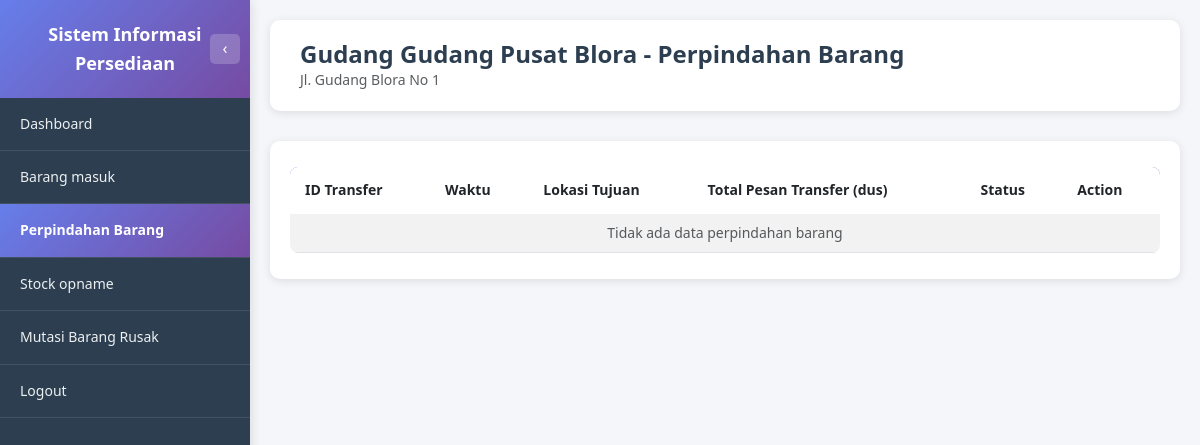
The app's page /gudang/perpindahan_barang.php (signed in) with its own data.
### tables this page shows
CREATE TABLE USERS (
         ID_USERS               VARCHAR(8) NOT NULL,
         KD_LOKASI              VARCHAR(8),
         NAMA                   VARCHAR(256),
         USERNAME               VARCHAR(256),
         PASSWORD               VARCHAR(256),
         STATUS                 ENUM('AKTIF', 'TIDAK AKTIF'),
         PRIMARY KEY (ID_USERS)
      );

CREATE TABLE MASTER_LOKASI (
         KD_LOKASI            VARCHAR(8) NOT NULL,
         NAMA_LOKASI          VARCHAR(256),
         TYPE_LOKASI          ENUM('gudang', 'toko'),
         ALAMAT_LOKASI        VARCHAR(256),
         MAX_STOCK_TOTAL      INT,
         SATUAN               ENUM('PIECES', 'DUS'),
         STATUS               ENUM('AKTIF', 'TIDAK AKTIF'),
         PRIMARY KEY (KD_LOKASI)
      );

### gudang/perpindahan_barang.php (the view, shortened to what this page needs)
<?php
require_once '../dbconnect.php';
$user_id = $_SESSION['user_id'];
$query_user = "SELECT u.ID_USERS, u.KD_LOKASI, ml.NAMA_LOKASI
               FROM USERS u
               LEFT JOIN MASTER_LOKASI ml ON u.KD_LOKASI = ml.KD_LOKASI
               WHERE u.ID_USERS = ?";
$stmt_user = $conn->prepare($query_user);
$stmt_user->bind_param("s", $user_id);
$stmt_user->execute();
$result_user = $stmt_user->get_result();
$user_data = $result_user->fetch_assoc();
$kd_lokasi = $user_data['KD_LOKASI'];
$nama_lokasi = $user_data['NAMA_LOKASI'] ?? 'Gudang';
$query_alamat = "SELECT ALAMAT_LOKASI FROM MASTER_LOKASI WHERE KD_LOKASI = ?";
$stmt_alamat = $conn->prepare($query_alamat);
$stmt_alamat->bind_param("s", $kd_lokasi);
$stmt_alamat->execute();
$result_alamat = $stmt_alamat->get_result();
$alamat_lokasi = $result_alamat->num_rows > 0 ? $result_alamat->fetch_assoc()['ALAMAT_LOKASI'] : '';
$query_transfer = "SELECT
    tb.ID_TRANSFER_BARANG,
    tb.WAKTU_PESAN_TRANSFER,
    tb.WAKTU_KIRIM_TRANSFER,
    tb.WAKTU_SELESAI_TRANSFER,
    tb.STATUS,
    tb.KD_LOKASI_TUJUAN,
    ml_tujuan.NAMA_LOKASI as NAMA_LOKASI_TUJUAN,
    ml_tujuan.ALAMAT_LOKASI as ALAMAT_LOKASI_TUJUAN,
    COALESCE(SUM(dtb.TOTAL_PESAN_TRANSFER_DUS), 0) as TOTAL_DIPESAN_DUS,
    COUNT(CASE WHEN dtb.STATUS = 'DIPESAN' THEN 1 END) as JUMLAH_DETAIL_DIPESAN,
    COUNT(CASE WHEN dtb.STATUS = 'TIDAK_DIKIRIM' THEN 1 END) as JUMLAH_DETAIL_TIDAK_DIKIRIM,
    COUNT(dtb.ID_DETAIL_TRANSFER_BARANG) as TOTAL_DETAIL
FROM TRANSFER_BARANG tb
LEFT JOIN MASTER_LOKASI ml_tujuan ON tb.KD_LOKASI_TUJUAN = ml_tujuan.KD_LOKASI
LEFT JOIN DETAIL_TRANSFER_BARANG dtb ON tb.ID_TRANSFER_BARANG = dtb.ID_TRANSFER_BARANG
WHERE tb.KD_LOKASI_ASAL = ? AND tb.STATUS IN ('DIPESAN', 'DIKIRIM', 'SELESAI')
GROUP BY tb.ID_TRANSFER_BARANG, tb.WAKTU_PESAN_TRANSFER, tb.WAKTU_KIRIM_TRANSFER, tb.WAKTU_SELESAI_TRANSFER, tb.STATUS, tb.KD_LOKASI_TUJUAN, ml_tujuan.NAMA_LOKASI, ml_tujuan.ALAMAT_LOKASI
ORDER BY
    CASE tb.STATUS
        WHEN 'DIPESAN' THEN 1
        WHEN 'DIKIRIM' THEN 2
        WHEN 'SELESAI' THEN 3
        ELSE 4
    END,
    CASE tb.STATUS
        WHEN 'DIPESAN' THEN tb.WAKTU_PESAN_TRANSFER
        WHEN 'DIKIRIM' THEN tb.WAKTU_KIRIM_TRANSFER
        ELSE NULL
    END ASC,
    CASE tb.STATUS
        WHEN 'SELESAI' THEN tb.WAKTU_SELESAI_TRANSFER
        ELSE NULL
    END DESC";
$stmt_transfer = $conn->prepare($query_transfer);
$stmt_transfer->bind_param("s", $kd_lokasi);
$stmt_transfer->execute();
$result_transfer = $stmt_transfer->get_result();
?>
<!DOCTYPE html>
<html lang="id">
<head>
    <link href="https://cdn.jsdelivr.net/npm/bootstrap@5.3.0/dist/css/bootstrap.min.css" rel="stylesheet">
    <link href="https://cdn.datatables.net/1.13.7/css/dataTables.bootstrap5.min.css" rel="stylesheet">
    <link href="https://cdn.jsdelivr.net/npm/sweetalert2@11/dist/sweetalert2.min.css" rel="stylesheet">
    <link href="../assets/css/style.css" rel="stylesheet">
</head>
<body class="dashboard-body">
    <?php include 'includes/sidebar.php'; ?>
    <div class="main-content">
        <div class="page-header">
            <h1 class="page-title">Gudang <?php echo htmlspecialchars($nama_lokasi); ?> - Perpindahan Barang</h1>
            <?php if (!empty($alamat_lokasi)): ?>
                <p class="text-muted mb-0"><?php echo htmlspecialchars($alamat_lokasi); ?></p>
            <?php endif; ?>
        </div>
        <div class="table-section">
            <div class="table-responsive">
                <table id="tablePerpindahan" class="table table-custom table-striped table-hover">
                    <thead>
                        <tr>
                            <th>ID Transfer</th>
                            <th>Waktu</th>
                            <th>Lokasi Tujuan</th>
                            <th>Total Pesan Transfer (dus)</th>
                            <th>Status</th>
                            <th>Action</th>
                        </tr>
                    </thead>
                    <tbody>
                        <?php if ($result_transfer && $result_transfer->num_rows > 0): ?>
                            <?php while ($row = $result_transfer->fetch_assoc()): ?>
                                <tr>
                                    <td><?php echo htmlspecialchars($row['ID_TRANSFER_BARANG']); ?></td>
                                    <td data-order="<?php
                                        $waktu_order = '';
                                        switch($row['STATUS']) {
                                            case 'DIPESAN':
                                                $waktu_order = !empty($row['WAKTU_PESAN_TRANSFER']) ? strtotime($row['WAKTU_PESAN_TRANSFER']) : 0;
                                                break;
                                            case 'DIKIRIM':
                                                $waktu_order = !empty($row['WAKTU_KIRIM_TRANSFER']) ? strtotime($row['WAKTU_KIRIM_TRANSFER']) : 0;
                                                break;
                                            case 'SELESAI':
                                                $waktu_order = !empty($row['WAKTU_SELESAI_TRANSFER']) ? -strtotime($row['WAKTU_SELESAI_TRANSFER']) : 0;
                                                break;
                                            default:
                                                $waktu_order = !empty($row['WAKTU_PESAN_TRANSFER']) ? strtotime($row['WAKTU_PESAN_TRANSFER']) : 0;
                                        }
                                        echo $waktu_order;
                                    ?>"><?php echo formatWaktuStack($row['WAKTU_PESAN_TRANSFER'], $row['WAKTU_KIRIM_TRANSFER'], $row['WAKTU_SELESAI_TRANSFER'], $row['STATUS']); ?></td>
                                    <td>
                                        <?php
                                        if (!empty($row['NAMA_LOKASI_TUJUAN'])) {
                                            $lokasi_text = $row['KD_LOKASI_TUJUAN'] . '-' . $row['NAMA_LOKASI_TUJUAN'];
                                            if (!empty($row['ALAMAT_LOKASI_TUJUAN'])) {
                                                $lokasi_text .= '-' . $row['ALAMAT_LOKASI_TUJUAN'];
                                            }
                                            echo htmlspecialchars($lokasi_text);
                                        } else {
                                            echo htmlspecialchars($row['KD_LOKASI_TUJUAN']);
                                        }
                                        ?>
                                    </td>
                                    <td><?php echo number_format($row['TOTAL_DIPESAN_DUS'], 0, ',', '.'); ?></td>
                                    <td data-order="<?php
                                        $status_text = '';
                                        $status_class = '';
                                        $status_order = 0;
                                        $total_detail = intval($row['TOTAL_DETAIL'] ?? 0);
                                        $jumlah_detail_tidak_dikirim = intval($row['JUMLAH_DETAIL_TIDAK_DIKIRIM'] ?? 0);
                                        $status_transfer = $row['STATUS'];
                                        if ($status_transfer == 'DIPESAN' && $total_detail > 0 && $jumlah_detail_tidak_dikirim == $total_detail) {
                                            $status_text = 'Tidak Dikirim';
                                            $status_class = 'secondary';
                                            $status_order = 4;
                                        } else {
                                            switch($status_transfer) {
                                                case 'DIPESAN':
                                                    $status_text = 'Dipesan';
                                                    $status_class = 'warning';
                                                    $status_order = 1;
                                                    break;
                                                case 'DIKIRIM':
                                                    $status_text = 'Dikirim';
                                                    $status_class = 'info';
                                                    $status_order = 2;
                                                    break;
                                                case 'SELESAI':
                                                    $status_text = 'Selesai';
                                                    $status_class = 'success';
                                                    $status_order = 3;
                                                    break;
                                                case 'DIBATALKAN':
                                                    $status_text = 'Dibatalkan';
                                                    $status_class = 'danger';
                                                    $status_order = 4;
                                                    break;
                                                case 'TIDAK_DIKIRIM':
                                                    $status_text = 'Tidak Dikirim';
                                                    $status_class = 'secondary';
                                                    $status_order = 4;
                                                    break;
                                                default:
                                                    $status_text = $status_transfer;
                                                    $status_class = 'secondary';
                                                    $status_order = 4;
                                            }
                                        }
                                        echo $status_order;
                                    ?>">
                                        <span class="badge bg-<?php echo $status_class; ?>"><?php echo $status_text; ?></span>
                                    </td>
                                    <td>
                                        <div class="d-flex flex-wrap gap-1">
                                            <button class="btn-view btn-sm" onclick="lihatSuratJalan('<?php echo htmlspecialchars($row['ID_TRANSFER_BARANG']); ?>')">Surat Jalan</button>
                                            <?php
                                            $bisa_validasi = ($row['STATUS'] == 'DIPESAN' && intval($row['JUMLAH_DETAIL_DIPESAN'] ?? 0) > 0);
                                            if ($bisa_validasi):
                                            ?>
                                                <button class="btn btn-success btn-sm" onclick="validasiKirim('<?php echo htmlspecialchars($row['ID_TRANSFER_BARANG']); ?>')">Validasi Kirim</button>
                                            <?php endif; ?>
                                        </div>
                                    </td>
                                </tr>
                            <?php endwhile; ?>
                        <?php else: ?>
                            <tr>
                                <td colspan="6" class="text-center text-muted">Tidak ada data perpindahan barang</td>
                            </tr>
                        <?php endif; ?>
                    </tbody>
                </table>
            </div>
        </div>
    </div>
</body>
</html>

### assets/css/style.css (style rules this page uses)
* { margin: 0; padding: 0; box-sizing: border-box; }
:root { --font-family-primary: 'Segoe UI', Tahoma, Geneva, Verdana, sans-serif; --font-size-base: 14px; --font-size-small: 12px; --font-size-large: 16px; --font-size-title: 24px; --font-size-heading: 18px; --font-weight-normal: 400; --font-weight-medium: 500; --font-weight-bold: 600; }
body { font-family: var(--font-family-primary); font-size: var(--font-size-base); line-height: 1.6; }
:root { --color-primary: #667eea; --color-primary-dark: #764ba2; --color-primary-gradient: linear-gradient(135deg, #667eea 0%, #764ba2 100%); --color-text-primary: #2c3e50; --color-text-secondary: #7f8c8d; --color-text-muted: #666; --color-text-light: #ecf0f1; --color-bg-primary: #f5f6fa; --color-bg-secondary: #ffffff; --color-bg-dark: #2c3e50; --color-bg-gradient: linear-gradient(135deg, #667eea 0%, #764ba2 100%); --color-border: #ddd; --color-border-light: #ecf0f1; --color-success: #27ae60; --color-warning: #f39c12; --color-danger: #e74c3c; --color-info: #3498db; --shadow-sm: 0 2px 10px rgba(0, 0, 0, 0.1); --shadow-md: 0 4px 15px rgba(0, 0, 0, 0.1); --shadow-lg: 0 10px 40px rgba(0, 0, 0, 0.2); }
body { background: var(--color-bg-gradient); min-height: 100vh; }
body.dashboard-body { background: var(--color-bg-primary); }
.main-content { margin-left: 250px; min-height: 100vh; background: var(--color-bg-primary); padding: 20px; transition: margin-left 0.3s ease; width: calc(100% - 250px); box-sizing: border-box; }
.page-header { background: var(--color-bg-secondary); padding: 20px 30px; border-radius: 10px; margin-bottom: 30px; box-shadow: var(--shadow-sm); }
.page-title { font-size: var(--font-size-title); font-weight: var(--font-weight-bold); color: var(--color-text-primary); margin: 0; }
.table-custom { border-radius: 8px; overflow: hidden; }
.table-custom thead { background: var(--color-primary-gradient); color: white; }
.table-custom thead th { border: none; padding: 12px 15px; font-weight: var(--font-weight-bold); }
.table-custom tbody tr { transition: background-color 0.2s; }
.table-section { background: var(--color-bg-secondary); padding: 20px; border-radius: 10px; margin-bottom: 30px; box-shadow: var(--shadow-sm); width: 100%; box-sizing: border-box; }
.table-section .table-responsive { width: 100%; overflow-x: auto; }
.table-section table { width: 100% !important; table-layout: auto; }

### records on screen
users: KD_LOKASI.NAMA_LOKASI "Gudang Pusat Blora"
master_lokasi: ALAMAT_LOKASI "Jl. Gudang Blora No 1"
